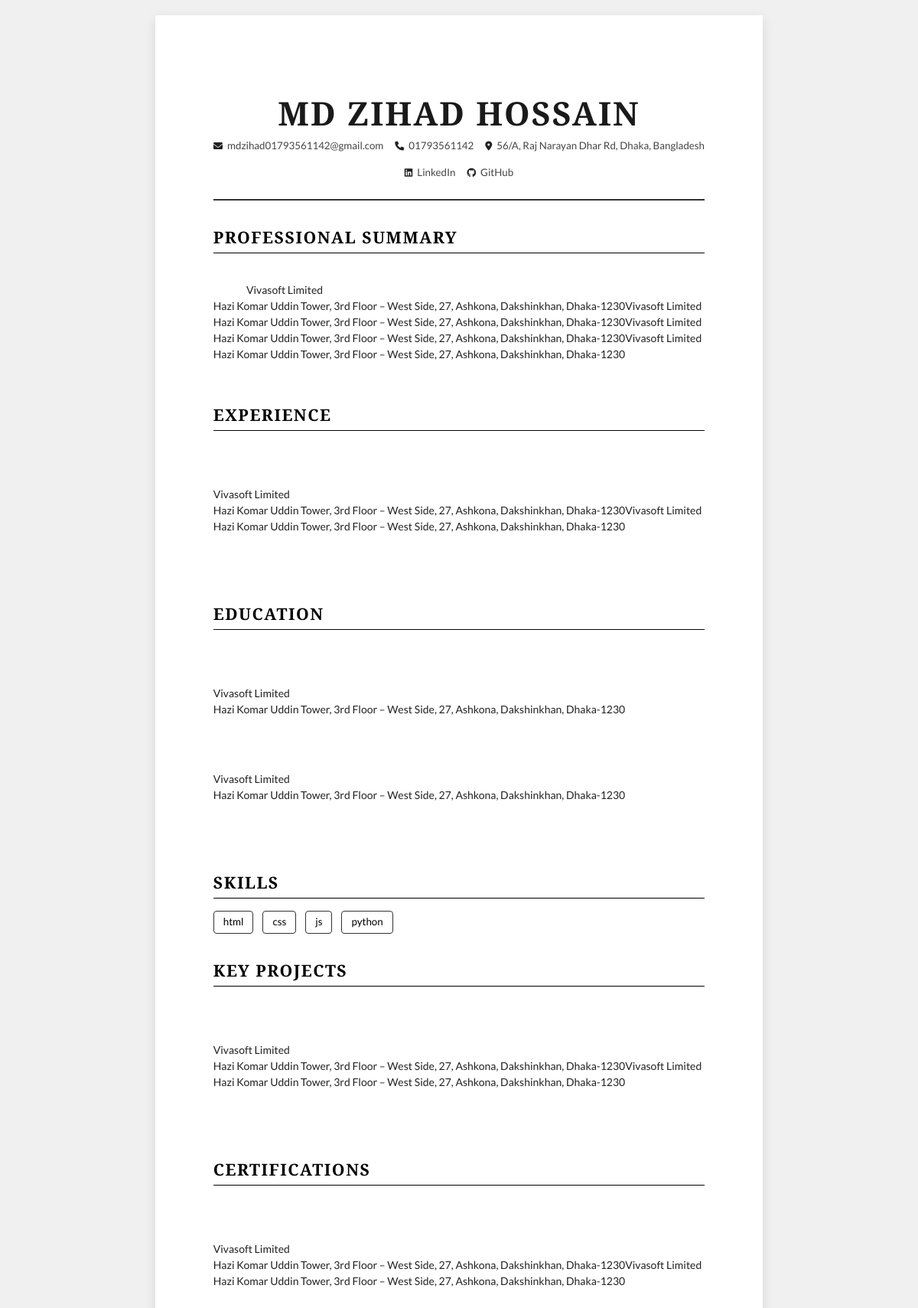
The page /resume/4/preview/ (signed in) on the database its author committed.
### job_resume/models.py (models this page shows, shortened)
class Resume(models.Model):
    TEMPLATE_CHOICES = [
        ('classic', 'Classic Professional'),
        ('modern', 'Modern Tech'),
        ('creative', 'Creative Professional'),
        ('executive', 'Executive CV'),
    ]
    user = models.ForeignKey(User, on_delete=models.CASCADE, related_name='resumes')
    template_type = models.CharField(max_length=20, choices=TEMPLATE_CHOICES, default='classic')
    name = models.CharField(max_length=100, default='My Resume')
    full_name = models.CharField(max_length=100)
    email = models.EmailField()
    phone = models.CharField(max_length=20)
    address = models.TextField(blank=True)
    linkedin = models.URLField(blank=True)
    github = models.URLField(blank=True)
    summary = models.TextField(blank=True)
    skills = models.JSONField(default=list)  # List of skills
    work_experience = models.TextField(blank=True)
    education = models.TextField(blank=True)
    projects = models.TextField(blank=True)
    certifications = models.TextField(blank=True)
    created_at = models.DateTimeField(auto_now_add=True)
    updated_at = models.DateTimeField(auto_now=True)

### job_resume/views.py (the view)
# urls.py: path('resume/<int:resume_id>/preview/', views.resume_preview, name='resume_preview'),
@login_required
@job_seeker_required
def resume_preview(request, resume_id):
    resume = get_object_or_404(Resume, id=resume_id, user=request.user)
    return render(request, f'resume_{resume.template_type}.html', {'resume': resume})

### job_portal_resume/job_resume/templates/resume_classic.html (shortened to what this page needs)
<!DOCTYPE html>
<html lang="en">
<head>
    <link href="https://cdnjs.cloudflare.com/ajax/libs/font-awesome/6.0.0/css/all.min.css" rel="stylesheet">
</head>
<body>
    <div class="resume-page">
        <header class="header">
            <h1 class="name">{{ resume.full_name }}</h1>
            <div class="contact-info">
                {% if resume.email %}
                <span class="contact-item">
                    <i class="fas fa-envelope"></i>
                    {{ resume.email }}
                </span>
                {% endif %}
                {% if resume.phone %}
                <span class="contact-item">
                    <i class="fas fa-phone"></i>
                    {{ resume.phone }}
                </span>
                {% endif %}
                {% if resume.address %}
                <span class="contact-item">
                    <i class="fas fa-map-marker-alt"></i>
                    {{ resume.address }}
                </span>
                {% endif %}
                {% if resume.linkedin %}
                <span class="contact-item">
                    <i class="fab fa-linkedin"></i>
                    <a href="{{ resume.linkedin }}" target="_blank">LinkedIn</a>
                </span>
                {% endif %}
                {% if resume.github %}
                <span class="contact-item">
                    <i class="fab fa-github"></i>
                    <a href="{{ resume.github }}" target="_blank">GitHub</a>
                </span>
                {% endif %}
            </div>
        </header>
        {% if resume.summary %}
        <section class="section">
            <h2 class="section-title">Professional Summary</h2>
            <div class="entry-content">
                {{ resume.summary }}
            </div>
        </section>
        {% endif %}
        {% if resume.work_experience %}
        <section class="section">
            <h2 class="section-title">Experience</h2>
            <div class="entry">
                <div class="entry-content">
                    {{ resume.work_experience|linebreaks }}
                </div>
            </div>
        </section>
        {% endif %}
        {% if resume.education %}
        <section class="section">
            <h2 class="section-title">Education</h2>
            <div class="entry">
                <div class="entry-content">
                    {{ resume.education|linebreaks }}
                </div>
            </div>
        </section>
        {% endif %}
        {% if resume.skills %}
        <section class="section">
            <h2 class="section-title">Skills</h2>
            <div class="skills-container">
                {% for skill in resume.skills %}
                <span class="skill">{{ skill }}</span>
                {% endfor %}
            </div>
        </section>
        {% endif %}
        {% if resume.projects %}
        <section class="section">
            <h2 class="section-title">Key Projects</h2>
            <div class="entry">
                <div class="entry-content">
                    {{ resume.projects|linebreaks }}
                </div>
            </div>
        </section>
        {% endif %}
        {% if resume.certifications %}
        <section class="section">
            <h2 class="section-title">Certifications</h2>
            <div class="entry-content">
                {{ resume.certifications|linebreaks }}
            </div>
        </section>
        {% endif %}
    </div>
</body>
</html>

### job_portal_resume/job_resume/templates/resume_classic.html (style rules this page uses)
body { font-family: 'Lato', sans-serif; font-size: 11pt; line-height: 1.5; margin: 0; padding: 0; background: #f0f0f0; color: #2b2b2b; -webkit-print-color-adjust: exact !important; print-color-adjust: exact !important; }
.resume-page { width: 210mm; min-height: 297mm; padding: 20mm 20mm; margin: 20px auto; background: white; box-shadow: 0 5px 15px rgba(0, 0, 0, 0.1); box-sizing: border-box; position: relative; overflow: hidden; }
.header { text-align: center; margin-bottom: 2rem; border-bottom: 2px solid #333; padding-bottom: 1.5rem; word-wrap: break-word; }
.name { font-family: 'Cormorant Garamond', serif; font-size: 32pt; font-weight: 700; text-transform: uppercase; letter-spacing: 2px; color: #1a1a1a; margin-bottom: 0.5rem; line-height: 1.1; }
.contact-info { font-size: 10pt; color: #444; display: flex; justify-content: center; flex-wrap: wrap; gap: 15px; margin-top: 10px; font-family: 'Lato', sans-serif; font-weight: 400; }
.contact-item { display: flex; align-items: center; gap: 6px; }
.contact-item a { color: inherit; text-decoration: none; }
.contact-item i { font-size: 0.9em; color: #222; }
.section { margin-bottom: 2rem; width: 100%; }
.section-title { font-family: 'Cormorant Garamond', serif; font-size: 16pt; font-weight: 700; text-transform: uppercase; letter-spacing: 1.5px; color: #000; border-bottom: 1px solid #000; padding-bottom: 4px; margin-bottom: 1rem; }
.entry { margin-bottom: 1rem; width: 100%; break-inside: avoid; page-break-inside: avoid; }
.entry-content { white-space: pre-wrap; text-align: justify; margin-top: 5px; color: #222; font-size: 10.5pt; }
.skills-container { display: flex; flex-wrap: wrap; gap: 12px; }
.skill { background-color: white; border: 1px solid #333; padding: 4px 12px; border-radius: 4px; font-size: 10pt; color: #000; font-weight: 500; }

### rows shown on the page
Resume: full_name "MD ZIHAD HOSSAIN", email "mdzihad01793561142@gmail.com", phone "01793561142", address "56/A, Raj Narayan Dhar Rd, Dhaka, Bangladesh", summary "Vivasoft Limited Hazi Komar Uddin Tower, 3rd Floor – West Side, 27, Ashkona, Dakshinkhan, Dhaka-1230Vivasoft Limited Hazi Komar Uddin Tower, 3rd Floor – West Side, 27, Ashkona, Dakshinkhan, Dhaka-1230Vivasoft Limited Hazi Komar Uddin Tower, 3rd Floor – West Side, 27, Ashkona, Dakshinkhan, Dhaka-1230Vivasoft Limited Hazi Komar Uddin Tower, 3rd Floor – West Side, 27, Ashkona, Dakshinkhan, Dhaka-1230", work_experience "Vivasoft Limited Hazi Komar Uddin Tower, 3rd Floor – West Side, 27, Ashkona, Dakshinkhan, Dhaka-1230Vivasoft Limited Hazi Komar Uddin Tower, 3rd Floor – West Side, 27, Ashkona, Dakshinkhan, Dhaka-1230", education "Vivasoft Limited Hazi Komar Uddin Tower, 3rd Floor – West Side, 27, Ashkona, Dakshinkhan, Dhaka-1230 Vivasoft Limited Hazi Komar Uddin Tower, 3rd Floor – West Side, 27, Ashkona, Dakshinkhan, Dhaka-1230", projects "Vivasoft Limited Hazi Komar Uddin Tower, 3rd Floor – West Side, 27, Ashkona, Dakshinkhan, Dhaka-1230Vivasoft Limited Hazi Komar Uddin Tower, 3rd Floor – West Side, 27, Ashkona, Dakshinkhan, Dhaka-1230", certifications "Vivasoft Limited Hazi Komar Uddin Tower, 3rd Floor – West Side, 27, Ashkona, Dakshinkhan, Dhaka-1230Vivasoft Limited Hazi Komar Uddin Tower, 3rd Floor – West Side, 27, Ashkona, Dakshinkhan, Dhaka-1230"

### other values the page prints
{{ skill }} "html" "css" "js" "python"
